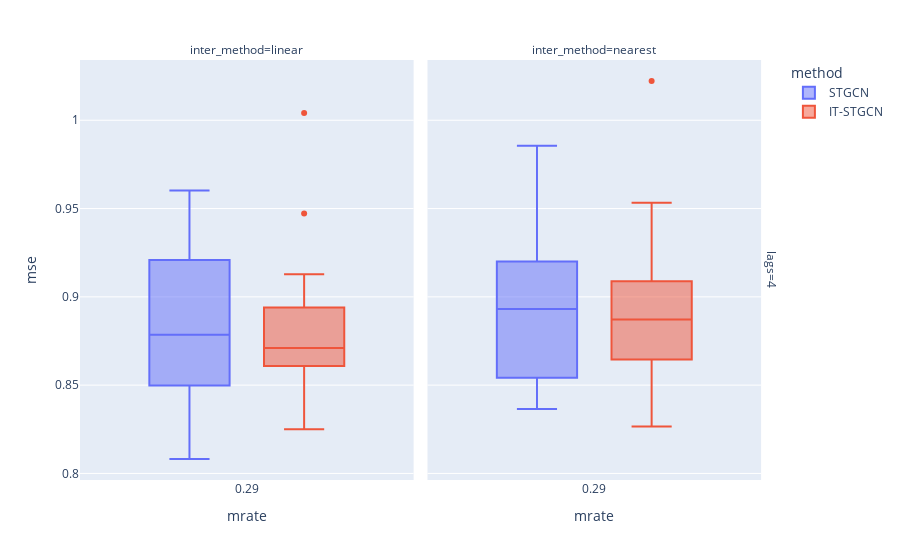

Here is the notebook cell this chart was saved with:
### Markdown cell above
## Block

### Code cell
data.query("method!='GNAR' and mtype =='block'").plot.box(backend='plotly',x='mrate',color='method',y='mse',facet_col='inter_method',facet_row='lags',height=800)

### Figure 1 — Plotly figure (JSON) as saved in the notebook; plotly's stock layout.template omitted (floating-point values rounded to 4 significant figures)
{"data": [{"alignmentgroup": "True", "hovertemplate": "method=STGCN<br>lags=4<br>inter_method=linear<br>mrate=%{x}<br>mse=%{y}<extra></extra>", "legendgroup": "STGCN", "marker": {"color": "#636efa"}, "name": "STGCN", "notched": false, "offsetgroup": "STGCN", "orientation": "v", "showlegend": true, "type": "box", "x": [0.2878, 0.2878, 0.2878, 0.2878, 0.2878, 0.2878, 0.2878, 0.2878, 0.2878, 0.2878, 0.2878, 0.2878, 0.2878, 0.2878, 0.2878, 0.2878, 0.2878, 0.2878, 0.2878, 0.2878, 0.2878, 0.2878, 0.2878, 0.2878, 0.2878, 0.2878, 0.2878, 0.2878, 0.2878, 0.2878], "x0": " ", "xaxis": "x", "y": [0.911, 0.8492, 0.9175, 0.8328, 0.9082, 0.8485, 0.8745, 0.9251, 0.8648, 0.9209, 0.9336, 0.8544, 0.9602, 0.931, 0.8813, 0.8465, 0.8962, 0.8498, 0.9296, 0.8426, 0.8841, 0.8777, 0.8518, 0.8082, 0.8377, 0.938, 0.8793, 0.9278, 0.8771, 0.866], "y0": " ", "yaxis": "y"}, {"alignmentgroup": "True", "hovertemplate": "method=STGCN<br>lags=4<br>inter_method=nearest<br>mrate=%{x}<br>mse=%{y}<extra></extra>", "legendgroup": "STGCN", "marker": {"color": "#636efa"}, "name": "STGCN", "notched": false, "offsetgroup": "STGCN", "orientation": "v", "showlegend": false, "type": "box", "x": [0.2878, 0.2878, 0.2878, 0.2878, 0.2878, 0.2878, 0.2878, 0.2878, 0.2878, 0.2878, 0.2878, 0.2878, 0.2878, 0.2878, 0.2878, 0.2878, 0.2878, 0.2878, 0.2878, 0.2878, 0.2878, 0.2878, 0.2878, 0.2878, 0.2878, 0.2878, 0.2878, 0.2878, 0.2878, 0.2878], "x0": " ", "xaxis": "x2", "y": [0.9036, 0.9065, 0.891, 0.8493, 0.9856, 0.9219, 0.8954, 0.849, 0.9573, 0.8364, 0.8844, 0.862, 0.8609, 0.8689, 0.8699, 0.844, 0.8562, 0.9413, 0.9197, 0.8374, 0.9059, 0.8493, 0.9672, 0.92, 0.8952, 0.9206, 0.9059, 0.8504, 0.8541, 0.9388], "y0": " ", "yaxis": "y2"}, {"alignmentgroup": "True", "hovertemplate": "method=IT-STGCN<br>lags=4<br>inter_method=linear<br>mrate=%{x}<br>mse=%{y}<extra></extra>", "legendgroup": "IT-STGCN", "marker": {"color": "#EF553B"}, "name": "IT-STGCN", "notched": false, "offsetgroup": "IT-STGCN", "orientation": "v", "showlegend": true, "type": "box", "x": [0.2878, 0.2878, 0.2878, 0.2878, 0.2878, 0.2878, 0.2878, 0.2878, 0.2878, 0.2878, 0.2878, 0.2878, 0.2878, 0.2878, 0.2878, 0.2878, 0.2878, 0.2878, 0.2878, 0.2878, 0.2878, 0.2878, 0.2878, 0.2878, 0.2878, 0.2878, 0.2878, 0.2878, 0.2878, 0.2878], "x0": " ", "xaxis": "x", "y": [0.8494, 0.8609, 0.8789, 0.8594, 0.825, 0.8732, 1.004, 0.8681, 0.8631, 0.8429, 0.9084, 0.8687, 0.8798, 0.8642, 0.8613, 0.8654, 0.9027, 0.9472, 0.883, 0.8762, 0.8782, 0.8251, 0.9092, 0.8705, 0.8573, 0.8502, 0.8977, 0.8717, 0.9128, 0.8939], "y0": " ", "yaxis": "y"}, {"alignmentgroup": "True", "hovertemplate": "method=IT-STGCN<br>lags=4<br>inter_method=nearest<br>mrate=%{x}<br>mse=%{y}<extra></extra>", "legendgroup": "IT-STGCN", "marker": {"color": "#EF553B"}, "name": "IT-STGCN", "notched": false, "offsetgroup": "IT-STGCN", "orientation": "v", "showlegend": false, "type": "box", "x": [0.2878, 0.2878, 0.2878, 0.2878, 0.2878, 0.2878, 0.2878, 0.2878, 0.2878, 0.2878, 0.2878, 0.2878, 0.2878, 0.2878, 0.2878, 0.2878, 0.2878, 0.2878, 0.2878, 0.2878, 0.2878, 0.2878, 0.2878, 0.2878, 0.2878, 0.2878, 0.2878, 0.2878, 0.2878, 0.2878], "x0": " ", "xaxis": "x2", "y": [0.8598, 0.8869, 0.9059, 0.8875, 0.9111, 0.902, 0.9235, 0.8606, 0.9046, 0.9076, 0.8734, 0.9533, 0.8613, 0.8773, 0.863, 0.9267, 0.8957, 1.022, 0.8652, 0.8266, 0.9067, 0.9135, 0.8645, 0.8777, 0.8392, 0.9216, 0.9088, 0.8777, 0.8848, 0.861], "y0": " ", "yaxis": "y2"}], "layout": {"annotations": [{"font": {}, "showarrow": false, "text": "inter_method=linear", "x": 0.24, "xanchor": "center", "xref": "paper", "y": 1, "yanchor": "bottom", "yref": "paper"}, {"font": {}, "showarrow": false, "text": "inter_method=nearest", "x": 0.74, "xanchor": "center", "xref": "paper", "y": 1, "yanchor": "bottom", "yref": "paper"}, {"font": {}, "showarrow": false, "text": "lags=4", "textangle": 90, "x": 0.98, "xanchor": "left", "xref": "paper", "y": 0.5, "yanchor": "middle", "yref": "paper"}], "autosize": true, "boxmode": "group", "legend": {"title": {"text": "method"}, "tracegroupgap": 0}, "margin": {"t": 60}, "xaxis": {"anchor": "y", "autorange": true, "domain": [0, 0.48], "range": [-0.2161, 0.7916], "title": {"text": "mrate"}, "type": "linear"}, "xaxis2": {"anchor": "y2", "autorange": true, "domain": [0.5, 0.98], "matches": "x", "range": [-0.2161, 0.7916], "title": {"text": "mrate"}, "type": "linear"}, "yaxis": {"anchor": "x", "autorange": true, "domain": [0, 1], "range": [0.7963, 1.034], "title": {"text": "mse"}, "type": "linear"}, "yaxis2": {"anchor": "x2", "autorange": true, "domain": [0, 1], "matches": "y", "range": [0.7963, 1.034], "showticklabels": false, "type": "linear"}}}
